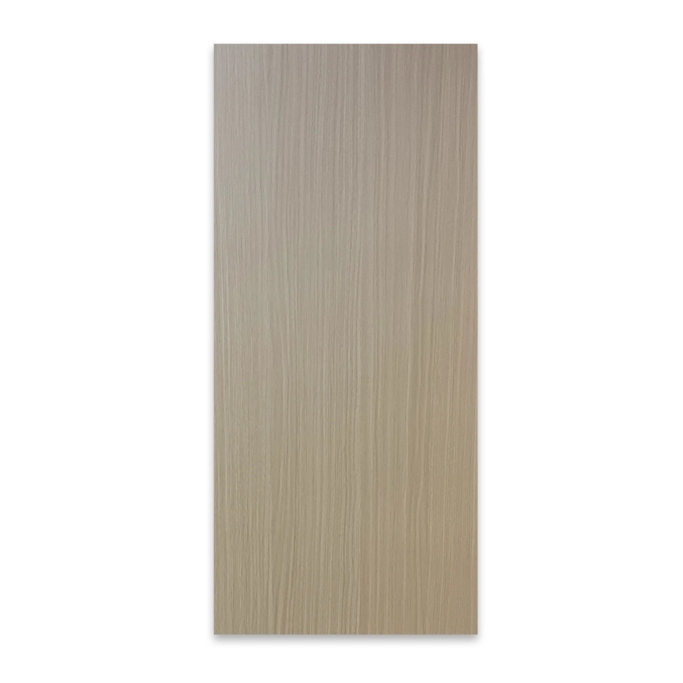
#> input picture media/beeldbank/602-0.webp, 2048 x 2048 px (shown at 1/3 size); its folder holds 5 pictures in this run
$ python stalen.py
#> lines starting #> are read from the running program, lines starting #| are printed output that depends on the picture
# Maakt vierkante materiaalstalen per decor uit de productfoto (paneel op wit) in media/beeldbank.
import cv2, numpy as np, os, glob
BB='/home/user/baet/media/beeldbank/'; OUT='/home/user/baet/media/stalen/'
codes='602 607 615 810 811 812 619 620 821 823 824 646 830 831 840 841 842 843 632 670 678 689 691 851'.split()
for c in codes:
    src = BB+'691-2.jpg' if c=='691' else sorted(glob.glob(BB+c+'-0.*'))[0]
    im=cv2.imread(src)
#> im is the input picture: shape (2048, 2048, 3); mean B, G, R 214.3, 220.5, 224.3
    if im is None: print('skip',c); continue
    g=cv2.cvtColor(im,cv2.COLOR_BGR2GRAY); ys,xs=np.where(g<232)
#> after `g = cv2.cvtColor(im, cv2.COLOR_BGR2GRAY)`:
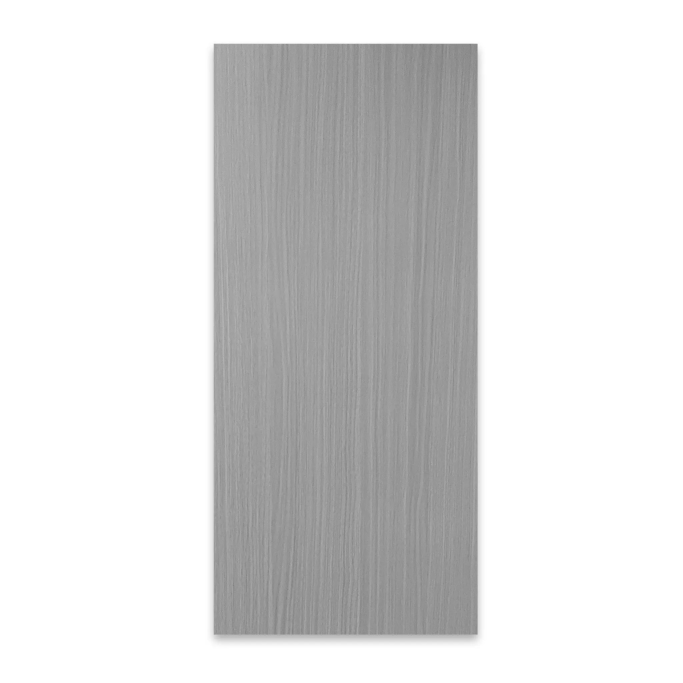
#> g: shape (2048, 2048) (shown at 1/3 size); min 121, max 255, mean 221
    x0,x1,y0,y1=xs.min(),xs.max(),ys.min(),ys.max()
#> x0 = 634; x1 = 1439; y0 = 131; y1 = 1926
    w=x1-x0; h=y1-y0; s=int(min(w,h)*0.62)
#> after `w = x1 - x0`: w = 805
#> after `h = y1 - y0`: h = 1795
#> after `s = int(min(w, h) * 0.62)`: s = 499
    cx,cy=(x0+x1)//2,(y0+y1)//2
#> cx = 1036; cy = 1028
    crop=im[cy-s//2:cy+s//2, cx-s//2:cx+s//2]
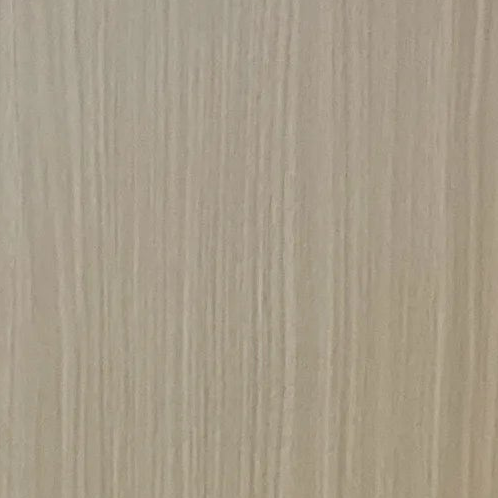
#> crop: shape (498, 498, 3); mean B, G, R 137.5, 156.2, 166.9
    cv2.imwrite(OUT+f'staal-{c}.jpg',cv2.resize(crop,(600,600),interpolation=cv2.INTER_AREA),[cv2.IMWRITE_JPEG_QUALITY,90])
#> pass 2 of the loop `for c in codes:`:
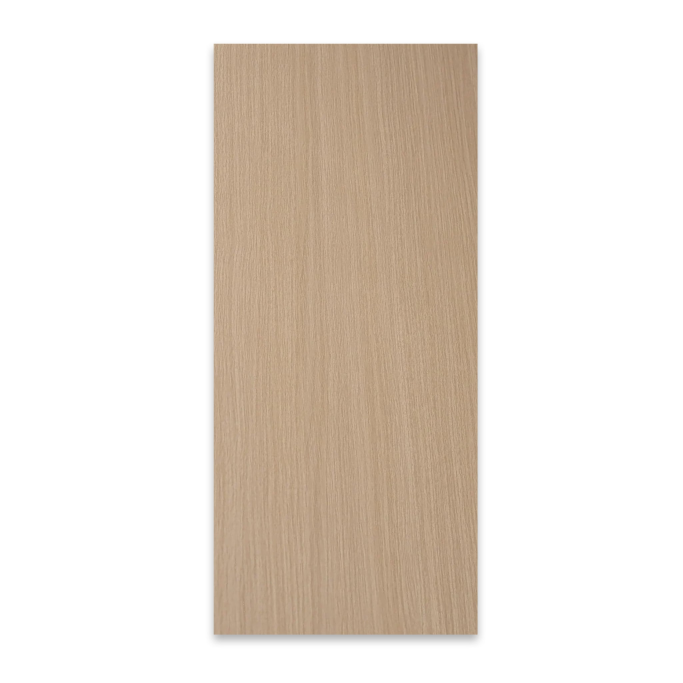
#> input picture media/beeldbank/607-0.jpg, 2048 x 2048 px (shown at 1/3 size)
#> im is the input picture: shape (2048, 2048, 3); mean B, G, R 213.9, 222.9, 231.6
#> `g = cv2.cvtColor(im, cv2.COLOR_BGR2GRAY)`:
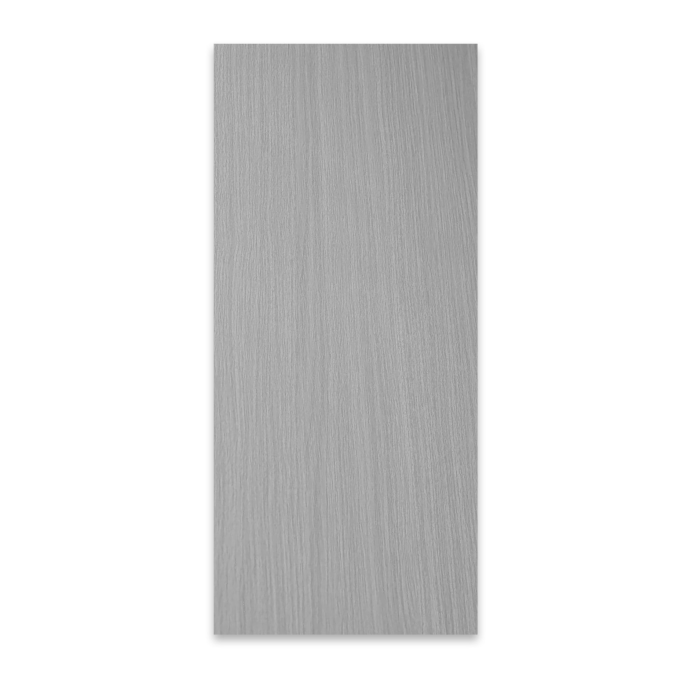
#> g: shape (2048, 2048) (shown at 1/3 size); min 132, max 255, mean 224.5
#> `crop=im[cy-s//2:cy+s//2, cx-s//2:cx+s//2]`:
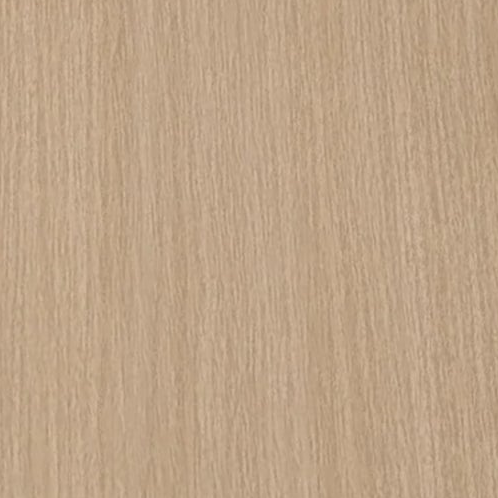
#> crop: shape (498, 498, 3); mean B, G, R 136.1, 163.7, 190
#> (the run stopped early here; a loop or call above may not have finished)
